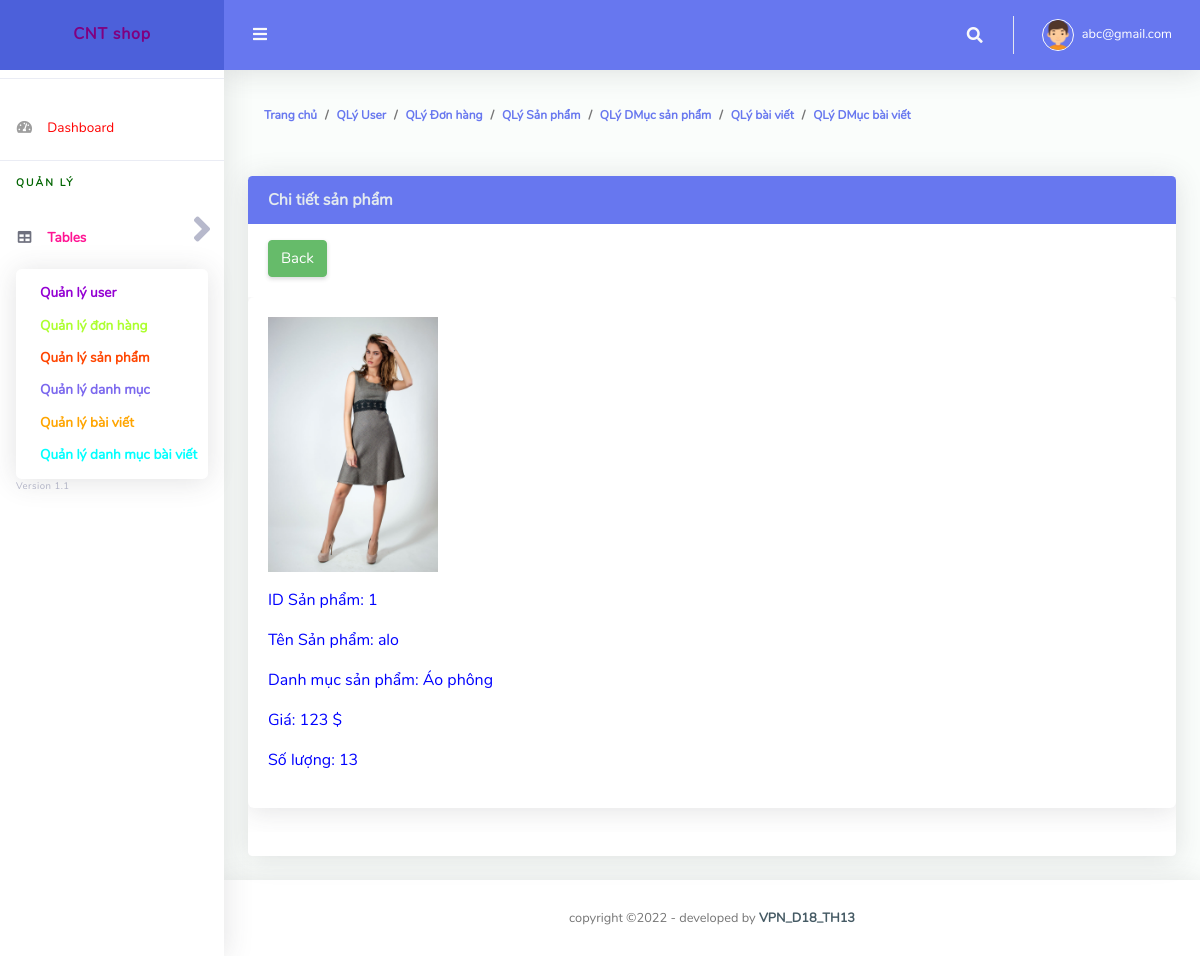
Screenshot of /controller/ProductController.php?action=detail&id=1 (signed in) with the database file from the repository.
### tables this page shows
CREATE TABLE `product` (
  `id` int(250) NOT NULL,
  `name` varchar(250) NOT NULL,
  `image` varchar(250) NOT NULL,
  `price` varchar(250) NOT NULL,
  `number` int(250) NOT NULL,
  `category` varchar(250) NOT NULL
);

### controller/BaseController.php (called while the page is built, shortened)
<?php
class BaseController {
    public function view($name, $data = []) {
        include_once  "../view/" . $name . ".php";
    }
}

### util/MySQLUtils.php (called while the page is built, shortened)
<?php
class MySQLUtils {
    private $servername;
    private $username;
    private $password;
    private $myDB;
    private static $conn;
    public function __construct() {
        $this->servername = "localhost";
        $this->username = "root";
        $this->password = "";
        $this->myDB = "ltweb";
    }
     public function __destruct() {
         $this->servername = "";
        $this->username = "";
        $this->password = "";
        $this->myDB = "";
        self::$conn=null;
     }
     private function connectDB() {
        try {
            self::$conn = new PDO("mysql:host=$this->servername;dbname=$this->myDB", $this->username, $this->password);
            self::$conn->setAttribute(PDO::ATTR_ERRMODE, PDO::ERRMODE_EXCEPTION);
            return  self::$conn;
        } catch (PDOException $e) {
            echo "Connection failed: " . $e->getMessage();
        }
    }
    public function disconnect(){
        self::$conn=null;
    }
    public function getData($sql, $param = array()) {
        $stmt = self::$conn->prepare($sql);
        $stmt->execute($param);
        return $stmt->fetchAll(PDO::FETCH_ASSOC);
    }
}

### model/ProductModel.php (called while the page is built, shortened)
<?php
include_once '../util/MySQLUtils.php';
class ProductModel {
    private $id;
        public function __construct( $uname, $uimage, $uprice, $unumber,$ucategory,$uid) {
        $this->id = $uid;
    }
        function getId() {
        return $this->id;
    }
       public function get() {
        $myDB = new MySQLUtils();
        $query = "SELECT id,name,image,price,number,category FROM product where id=:id";
        $param = array(":id" => $this->getId());
        $user = $myDB->getData($query, $param);
        return $user[0];
    }
}

### view/chitietSanpham.php (the view, shortened to what this page needs)
<!DOCTYPE html>
<html lang="en">
    <head>
        <?php
        @include("../layouts/header.php");
        ?>
    </head>
    <body id="page-top">
        <div id="wrapper">
            <?php
            @include("../layouts/sidebar.php");
            ?>
            <div id="content-wrapper" class="d-flex flex-column">
                <div id="content">
                    <?php
                    @include("../layouts/topbar.php");
                    ?>
                    <div class="container-fluid" id="container-wrapper">
                        <div class="d-sm-flex align-items-center justify-content-between mb-4">
                            <ol class="breadcrumb">
                                <li class="breadcrumb-item"><a href="./adminUser.php">Trang chủ</a></li>
                                <li class="breadcrumb-item"><a href="./adminUser.php">QLý User</a></li>
                                <li class="breadcrumb-item"><a href="./adminDonhang.php">QLý Đơn hàng</a></li>
                                <li class="breadcrumb-item"><a href="./adminSanpham.php">QLý Sản phẩm</a></li>
                                <li class="breadcrumb-item"><a href="./adminDanhmuc.php">QLý DMục sản phẩm</a></li>
                                <li class="breadcrumb-item"><a href="./adminBaiviet.php">QLý bài viết</a></li>
                                <li class="breadcrumb-item"><a href="./adminDanhmucbaiviet.php">QLý DMục bài viết</a></li>
                            </ol>
                        </div>
                        <div class="row">
                            <div class="col-lg-12 mb-4">
                                <div class="card">
                                    <div class="card-header  bg-primary">
                                        <strong class="card-title text-light">Chi tiết sản phẩm</strong>
                                    </div>
                                    <div class="card-header py-3 d-flex flex-row align-items-center justify-content-between">
                                        <a href="../controller/ProductController.php"><button type="button" class="btn btn-success mb-1" style= "font-size: 15px">Back</button></a>
                                    </div>
                                    <div class="table-responsive">
                                        <table class="table align-items-center table-flush">
                                            <tbody>
                                            <form action="../controller/ProductController.php" method="POST" enctype="multipart/form-data" class="form-horizontal">
                                                <div class="card mb-4">
                                                    <div class="card-body">
                                                        <div class="row form-group">
                                                            <div class="col col-md-10">
                                                                <?php echo' <img width="170" height src="../images/' . $data["image"] . '">'; ?>
                                                            </div>
                                                        </div>
                                                        <div class="row form-group">
                                                            <div class="col col-md-10" style="color:blue">ID Sản phẩm: <?php echo $data["id"]; ?> </div>
                                                        </div>
                                                        <div class="row form-group">
                                                            <div class="col col-md-10" style="color:blue">Tên Sản phẩm: <?php echo $data["name"]; ?></div>
                                                        </div>
                                                        <div class="row form-group">
                                                            <div class="col col-md-10" style="color:blue">
                                                                Danh mục sản phẩm:
                                                                <?php
                                                                echo $data["category"];
                                                                ?>
                                                            </div>
                                                        </div>
                                                        <div class="row form-group">
                                                            <div class="col col-md-10" style="color:blue">Giá: <?php echo $data["price"]; ?> $</div>
                                                        </div>
                                                        <div class="row form-group">
                                                            <div class="col col-md-10"style="color:blue">Số lượng: <?php echo $data["number"]; ?></div>
                                                        </div>
                                                    </div>
                                            </form>
                                            </tbody>
                                        </table>
                                    </div>
                                    <div class="card-footer"></div>
                                </div>
                            </div>
                        </div>
                    </div>
                </div>
                <?php
                @include("../layouts/footer.php");
                ?>
            </div>
        </div>
    </body>
</html>

### rows the page displays
product: image (picture), id "1", name "alo", category "Áo phông", price "123", number "13"

### other values shown
$_SESSION["email"] "abc@gmail.com"
